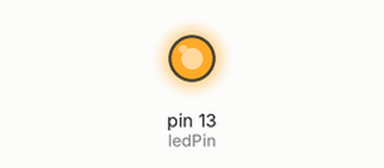
Bench run of a program on a simulated Arduino Uno, built with avr-gcc and run on an emulated ATmega328P. Shown: output pins drawn as LEDs (lit = HIGH).

Above: at 0.2 s.
At 8.5 s:
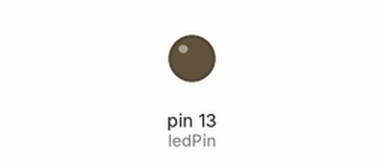
Timing chart, 0 to 9.8 s (numbered marks = the images above):
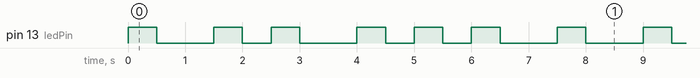

The program:

main.cpp
```cpp
#include <Arduino.h>

int ledPin = 13; // LED connected to digital pin 13

void setup() {
  pinMode(ledPin, OUTPUT); // Initialize the digital pin as an output
}

void loop() {
  int blinkCount = 1; // Start with one blink
  while(true) { // Infinite loop
    for (int j = 0; j < blinkCount; j++) { // Blink for blinkCount times
      digitalWrite(ledPin, HIGH); // Turn the LED on
      delay(500); // Keep it on for 500 milliseconds
      digitalWrite(ledPin, LOW); // Turn the LED off
      if (j < blinkCount - 1) { // If not the last blink in the sequence, wait before the next blink
        delay(500); // Wait for 500 milliseconds
      }
    }
    delay(1000); // After completing the blinks, wait for a second

    blinkCount++; // Increase the number of blinks for the next cycle
    if (blinkCount > 3) { // If the sequence completes one, two, and three blinks,
      blinkCount = 1; // Reset the blink count to start over
    }
  }
}
```

Measured:
- by itself, pin 13 (ledPin): repeats every 7.5 s: LOW 1.0 s, HIGH 0.50 s, LOW 0.50 s, HIGH 0.50 s, LOW 1.0 s, 2 × (HIGH 0.50 s, LOW 0.50 s), HIGH 0.50 s, LOW 1.0 s, HIGH 0.50 s
- by itself, everything shown: repeats every 7.5 s, in 12 steps
